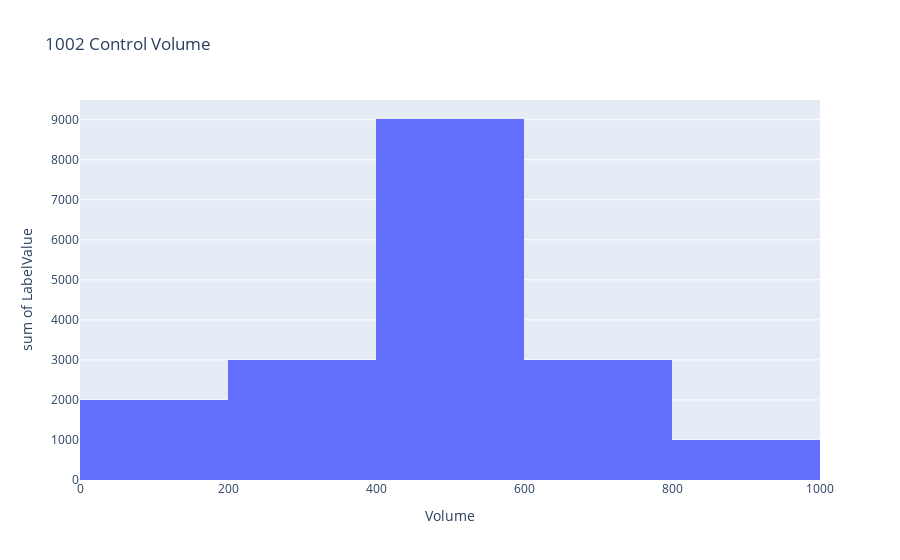

The notebook cell saved with this chart:
### Code cell
fig2 = px.histogram(cDf1002, x='Volume', y='LabelValue', title='1002 Control Volume')
fig2.show()

### Figure 1 — Plotly figure (JSON) as saved in the notebook; plotly's stock layout.template omitted (floating-point values rounded to 4 significant figures)
{"data": [{"alignmentgroup": "True", "bingroup": "x", "histfunc": "sum", "hovertemplate": "Volume=%{x}<br>sum of LabelValue=%{y}<extra></extra>", "legendgroup": "", "marker": {"color": "#636efa"}, "name": "", "offsetgroup": "", "orientation": "v", "showlegend": false, "type": "histogram", "x": [521.2, 511.2, 427.5, 446.2, 350, 295, 681.2, 200, 168.8, 457.5, 653.8, 586.2, 181.2, 530, 812.5, 501.2, 418.8, 757.5], "xaxis": "x", "y": [1002, 1002, 1002, 1002, 1002, 1002, 1002, 1002, 1002, 1002, 1002, 1002, 1002, 1002, 1002, 1002, 1002, 1002], "yaxis": "y"}], "layout": {"barmode": "relative", "legend": {"tracegroupgap": 0}, "title": {"text": "1002 Control Volume"}, "xaxis": {"anchor": "y", "domain": [0, 1], "title": {"text": "Volume"}}, "yaxis": {"anchor": "x", "domain": [0, 1], "title": {"text": "sum of LabelValue"}}}}
